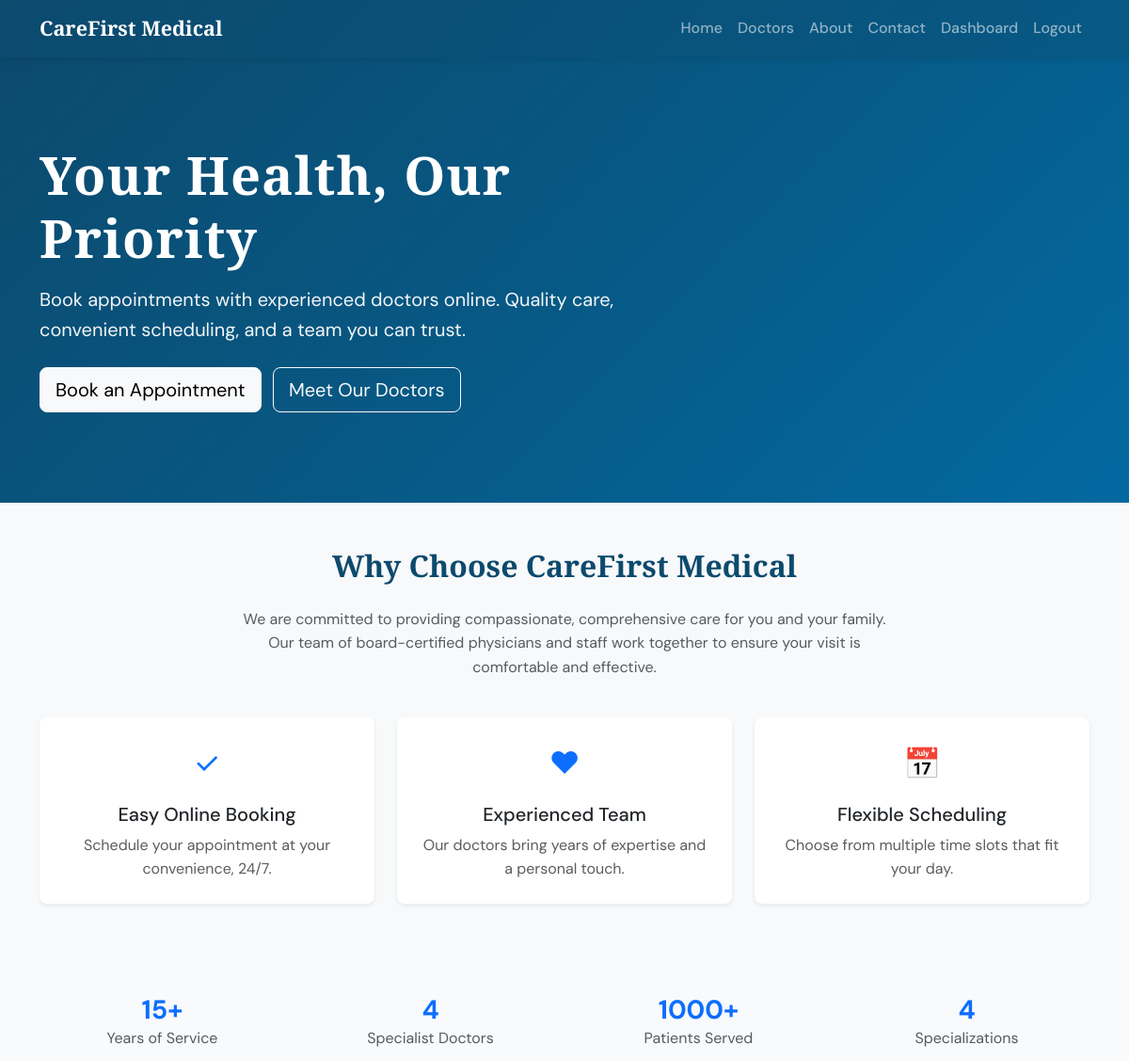
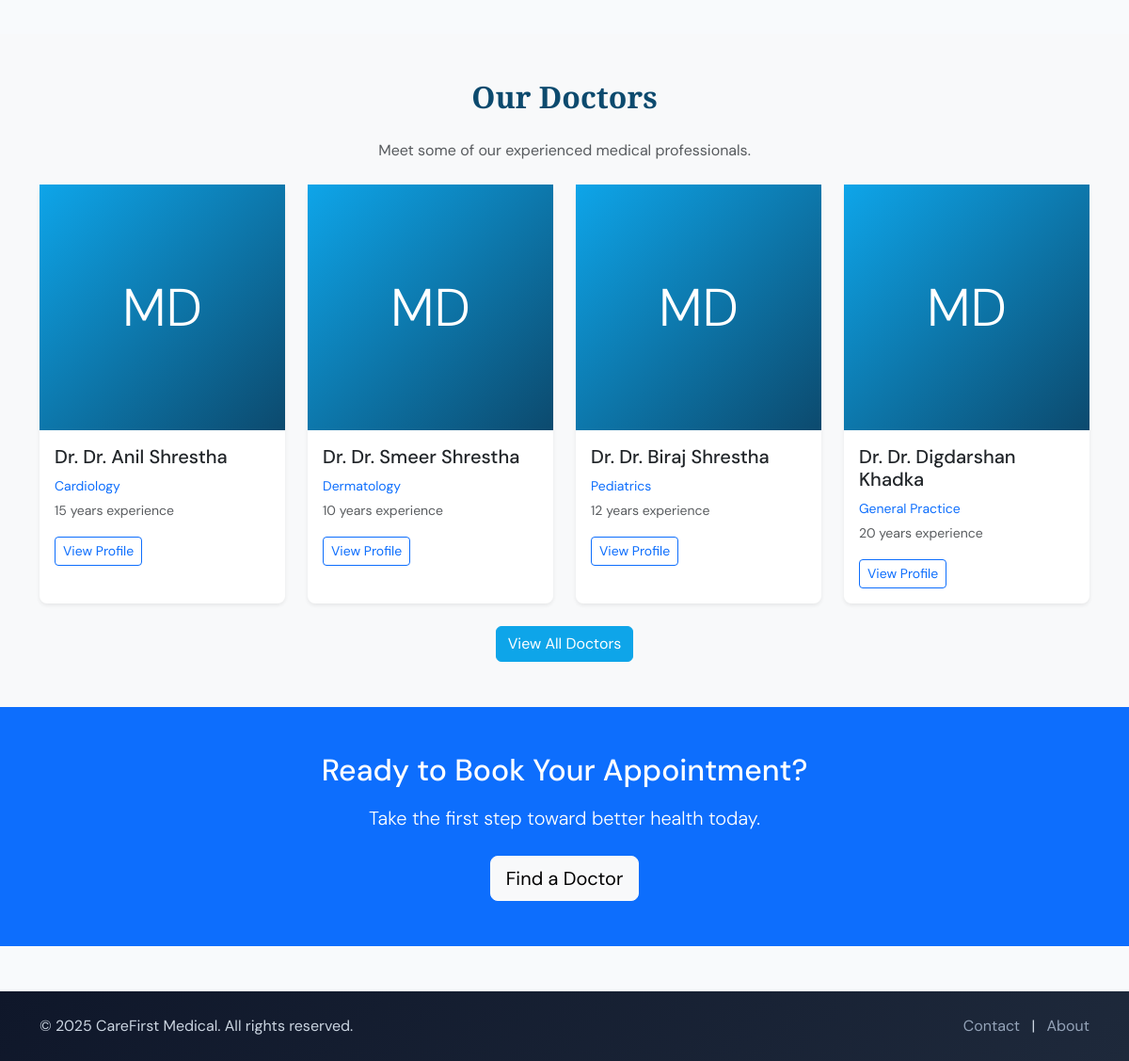
The page / (signed in) on the database its author committed (2 pictures, top to bottom).
### models.py (models this page shows, shortened)
class Doctor(db.Model):
    __tablename__ = 'doctors'
    doctor_id = db.Column(db.Integer, primary_key=True)
    user_id = db.Column(db.Integer, db.ForeignKey('users.user_id'), nullable=False, unique=True)
    specialization = db.Column(db.String(100), nullable=False)  # Cardiology, Dermatology, etc.
    qualifications = db.Column(db.String(500), nullable=True)
    years_of_experience = db.Column(db.Integer, nullable=True)
    consultation_fee = db.Column(db.Numeric(10, 2), nullable=True)
    available_days = db.Column(db.String(200), nullable=True)  # e.g. "Mon,Tue,Wed,Thu,Fri"
    available_time_slots = db.Column(db.String(500), nullable=True)  # e.g. "09:00,10:00,11:00,14:00,15:00"
    about_text = db.Column(db.Text, nullable=True)
    profile_image_filename = db.Column(db.String(255), nullable=True)
    appointments = db.relationship(
        'Appointment', backref='doctor', lazy='dynamic',
        foreign_keys='Appointment.doctor_id', cascade='all, delete-orphan'
    )

class User(UserMixin, db.Model):
    __tablename__ = 'users'
    user_id = db.Column(db.Integer, primary_key=True)
    username = db.Column(db.String(80), unique=True, nullable=False, index=True)
    email = db.Column(db.String(120), unique=True, nullable=False, index=True)
    password_hash = db.Column(db.String(256), nullable=False)
    user_role = db.Column(db.String(20), nullable=False, default='patient')  # patient, doctor, admin
    full_name = db.Column(db.String(120), nullable=True)
    phone_number = db.Column(db.String(20), nullable=True)
    date_of_birth = db.Column(db.Date, nullable=True)
    account_creation = db.Column(db.DateTime, default=datetime.utcnow)
    last_login = db.Column(db.DateTime, nullable=True)
    appointments_as_patient = db.relationship(
        'Appointment', backref='patient_user', lazy='dynamic',
        foreign_keys='Appointment.patient_id', cascade='all, delete-orphan'
    )
    doctor_profile = db.relationship(
        'Doctor', backref='user', uselist=False, lazy='joined',
        foreign_keys='Doctor.user_id', cascade='all, delete-orphan'
    )

### app.py (the view)
@app.route('/')
def index():
    featured = Doctor.query.limit(4).all()
    return render_template('home.html', featured=featured)

### app.py (called while the page is built)
@login_manager.user_loader
def load_user(user_id):
    return User.query.get(int(user_id)) if user_id else None

### templates/home.html (shortened to what this page needs)
{% extends "base.html" %}
{% block content %}
<section class="hero-section py-5">
    <div class="container hero-content py-5">
        <div class="row align-items-center">
            <div class="col-lg-7 text-white">
                <h1 class="hero-title display-4 fw-bold mb-3">Your Health, Our Priority</h1>
                <p class="hero-subtitle lead mb-4">Book appointments with experienced doctors online. Quality care, convenient scheduling, and a team you can trust.</p>
                <a href="{{ url_for('book_appointment') if current_user.is_authenticated and current_user.user_role == 'patient' else url_for('doctors') }}" class="btn btn-light btn-lg me-2">Book an Appointment</a>
                <a href="{{ url_for('doctors') }}" class="btn btn-outline-light btn-lg">Meet Our Doctors</a>
            </div>
        </div>
    </div>
</section>
<section class="py-5 bg-light">
    <div class="container">
        <h2 class="section-title text-center mb-4">Why Choose CareFirst Medical</h2>
        <p class="text-center text-muted mx-auto" style="max-width: 700px;">We are committed to providing compassionate, comprehensive care for you and your family. Our team of board-certified physicians and staff work together to ensure your visit is comfortable and effective.</p>
        <div class="row g-4 mt-3">
            <div class="col-md-4">
                <div class="card h-100 border-0 shadow-sm">
                    <div class="card-body text-center p-4">
                        <div class="mb-3 fs-2 text-primary">&#10003;</div>
                        <h5 class="card-title">Easy Online Booking</h5>
                        <p class="card-text text-muted">Schedule your appointment at your convenience, 24/7.</p>
                    </div>
                </div>
            </div>
            <div class="col-md-4">
                <div class="card h-100 border-0 shadow-sm">
                    <div class="card-body text-center p-4">
                        <div class="mb-3 fs-2 text-primary">&#9829;</div>
                        <h5 class="card-title">Experienced Team</h5>
                        <p class="card-text text-muted">Our doctors bring years of expertise and a personal touch.</p>
                    </div>
                </div>
            </div>
            <div class="col-md-4">
                <div class="card h-100 border-0 shadow-sm">
                    <div class="card-body text-center p-4">
                        <div class="mb-3 fs-2 text-primary">&#128197;</div>
                        <h5 class="card-title">Flexible Scheduling</h5>
                        <p class="card-text text-muted">Choose from multiple time slots that fit your day.</p>
                    </div>
                </div>
            </div>
        </div>
    </div>
</section>
<section class="py-5">
    <div class="container">
        <div class="row g-4 text-center">
            <div class="col-6 col-md-3">
                <h3 class="text-primary fw-bold mb-0">15+</h3>
                <p class="text-muted mb-0">Years of Service</p>
            </div>
            <div class="col-6 col-md-3">
                <h3 class="text-primary fw-bold mb-0">{{ featured|length if featured else 4 }}</h3>
                <p class="text-muted mb-0">Specialist Doctors</p>
            </div>
            <div class="col-6 col-md-3">
                <h3 class="text-primary fw-bold mb-0">1000+</h3>
                <p class="text-muted mb-0">Patients Served</p>
            </div>
            <div class="col-6 col-md-3">
                <h3 class="text-primary fw-bold mb-0">4</h3>
                <p class="text-muted mb-0">Specializations</p>
            </div>
        </div>
    </div>
</section>
<section class="py-5 bg-light">
    <div class="container">
        <h2 class="section-title text-center mb-4">Our Doctors</h2>
        <p class="text-center text-muted mb-4">Meet some of our experienced medical professionals.</p>
        <div class="row g-4">
            {% for doctor in featured %}
            <div class="col-md-6 col-lg-3">
                <div class="card doctor-card h-100 border-0 shadow-sm">
                    <div class="doctor-card-img-wrapper">
                        {% if doctor.profile_image_filename %}
                        <img src="{{ url_for('static', filename='uploads/' + doctor.profile_image_filename) }}" class="card-img-top" alt="{{ doctor.user.full_name }}">
                        {% else %}
                        <div class="doctor-placeholder d-flex align-items-center justify-content-center">
                            <span class="display-4 text-white">MD</span>
                        </div>
                        {% endif %}
                    </div>
                    <div class="card-body">
                        <h5 class="card-title">Dr. {{ doctor.user.full_name or doctor.user.username }}</h5>
                        <p class="card-text text-primary small mb-1">{{ doctor.specialization }}</p>
                        <p class="card-text small text-muted">{{ doctor.years_of_experience or 0 }} years experience</p>
                        <a href="{{ url_for('doctors') }}?specialization={{ doctor.specialization }}" class="btn btn-outline-primary btn-sm">View Profile</a>
                    </div>
                </div>
            </div>
            {% endfor %}
        </div>
        <div class="text-center mt-4">
            <a href="{{ url_for('doctors') }}" class="btn btn-primary">View All Doctors</a>
        </div>
    </div>
</section>
<section class="py-5 bg-primary text-white">
    <div class="container text-center">
        <h2 class="mb-3">Ready to Book Your Appointment?</h2>
        <p class="lead mb-4">Take the first step toward better health today.</p>
        <a href="{{ url_for('doctors') }}" class="btn btn-light btn-lg">Find a Doctor</a>
    </div>
</section>
{% endblock %}

### static/css/custom.css (style rules this page uses)
:root { --color-bg: #f8fafc; --color-text: #1e293b; --color-muted: #64748b; --color-primary: #0ea5e9; --color-primary-dark: #0284c7; --color-accent: #0c4a6e; --color-success: #059669; --color-danger: #dc2626; --font-heading: 'Libre Baskerville', Georgia, serif; --font-body: 'DM Sans', -apple-system, BlinkMacSystemFont, sans-serif; --spacing-section: 4rem; --transition-fast: 0.2s ease; --nav-height: 56px; }
* { box-sizing: border-box; }
body { font-family: var(--font-body); color: var(--color-text); background-color: var(--color-bg); padding-top: var(--nav-height); line-height: 1.6; }
.section-title { font-family: var(--font-heading); font-weight: 600; color: var(--color-accent); }
.hero-section { background: linear-gradient(135deg, #0c4a6e 0%, #075985 50%, #0369a1 100%); position: relative; }
.hero-content { position: relative; z-index: 1; }
.hero-title { font-family: var(--font-heading); font-weight: 600; letter-spacing: 0.02em; }
.hero-subtitle { font-weight: 400; opacity: 0.95; }
.doctor-card { transition: transform var(--transition-fast), box-shadow var(--transition-fast); }
.doctor-card-img-wrapper { overflow: hidden; aspect-ratio: 1; background: linear-gradient(135deg, var(--color-primary) 0%, var(--color-accent) 100%); }
.doctor-placeholder { width: 100%; height: 100%; min-height: 200px; background: linear-gradient(135deg, var(--color-primary) 0%, var(--color-accent) 100%); }
.btn-primary { background-color: var(--color-primary); border-color: var(--color-primary); }
html { scroll-behavior: smooth; }
.card { border-radius: 0.5rem; }

### rows shown on the page
Doctor: shows "MD", user "Dr. Anil Shrestha", specialization "Cardiology", years_of_experience "15"
Doctor: shows "MD", user "Dr. Smeer Shrestha", specialization "Dermatology", years_of_experience "10"
Doctor: shows "MD", user "Dr. Biraj Shrestha", specialization "Pediatrics", years_of_experience "12"
Doctor: shows "MD", user "Dr. Digdarshan Khadka", specialization "General Practice", years_of_experience "20"

### other values the page prints
{{ featured|length if featured else 4 }} "4"
